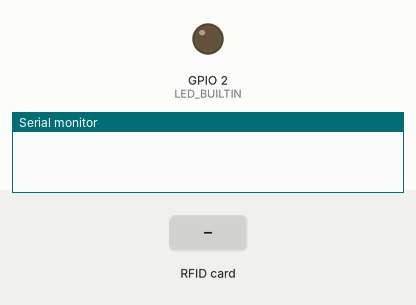
Recording of a program running on a simulated ESP32. Parts: output pins drawn as LEDs (lit = HIGH), the last lines printed to the serial monitor. The test bench sets the inputs (shaded band).

Above: at 1.2 s.
1.3 s: RFID card 5E 7A 19 C4 held to the reader
At 1.48 s:
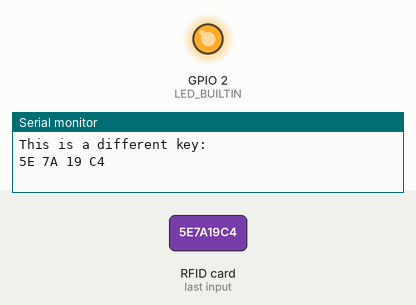
Timing chart, 0 to 4.3 s (numbered marks = the images above; inputs shaded):
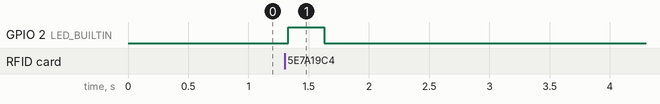

Measured:
- after the input at 1.3 s, GPIO 2 (LED_BUILTIN): LOW → HIGH at once, → LOW 0.30 s later

The program:

main.cpp
```cpp
#include <Arduino.h>
#include "RfidKey.h"

#define RFID_CS GPIO_NUM_5
#define RFID_RST GPIO_NUM_33
#define RFID_CLK GPIO_NUM_18
#define RFID_MISO GPIO_NUM_19
#define RFID_MOSI GPIO_NUM_23

rfidKey key(RFID_CS, RFID_RST);

UID_t myUID;

void newKeyCallBack(UID_t &uid)
{
    key.getUID(myUID);
    Serial.println("This is a different key: ");
    printUID(myUID);
}

void keyCallBack(UID_t &uid)
{
    digitalWrite(LED_BUILTIN, HIGH);
    delay(300);
    digitalWrite(LED_BUILTIN, LOW);
    Serial.println("Readed key: ");
    key.printUID();
}

void setup()
{
    Serial.begin(115200);
    pinMode(LED_BUILTIN, OUTPUT);
    key.onKey(keyCallBack);
    key.onNewKey(newKeyCallBack);
}

void loop()
{
    key.loop();
}
```
